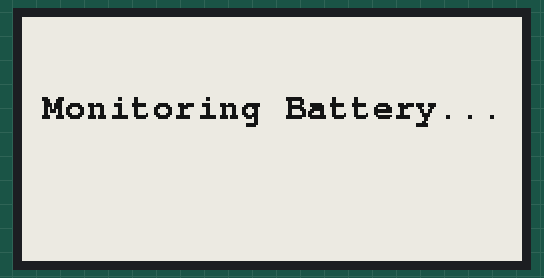
This sketch was run on a simulated ESP8266 (NodeMCU). On the bench: 250×122 one-colour display. What the sketch prints to the serial monitor is not drawn. At 4.5 s the program puts the board to deep sleep or switches it off; the recording ends there.

Above: at 2.3 s.

The sketch:

display.ino
```cpp
#include <GxEPD2_BW.h>       // ePaper library
#include <Fonts/FreeMonoBold9pt7b.h>  // Font library
#include <ESP8266WiFi.h>      // Required for ESP deep sleep functionality

ADC_MODE(ADC_VCC);           // Set ADC to monitor the VCC

// Define ePaper display driver and dimensions
GxEPD2_BW<GxEPD2_213_B73, GxEPD2_213_B73::HEIGHT> display(GxEPD2_213_B73(/*CS=*/15, /*DC=*/4, /*RST=*/5, /*BUSY=*/16));

const int gpioPin = 4;       // GPIO4 to control
const int adcPin = A0;       // Pin to measure voltage
const float voltageDividerRatio = 4.0;  // Adjust depending on your voltage divider
const float highThreshold = 14.0;       // Voltage threshold to stay awake
const float lowThreshold = 13.8;        // Voltage threshold to go back to deep sleep

void setup() {
  pinMode(gpioPin, OUTPUT);
  digitalWrite(gpioPin, LOW); // Start with GPIO4 off
  Serial.begin(115200);

  // Initialize the ePaper display
  display.init(115200);       // Initialize display with SPI speed
  display.setRotation(1);     // Rotate the display (if necessary)
  display.setFont(&FreeMonoBold9pt7b);  // Set the font
  display.setTextColor(GxEPD_BLACK);    // Set text color
  display.firstPage();                  // Start first page (required for GxEPD2)

  // Display a welcome message
  displayWelcomeMessage();
}

void loop() {
  float batteryVoltage = readBatteryVoltage();

  Serial.print("Battery Voltage: ");
  Serial.println(batteryVoltage);

  // Update the ePaper display with the current voltage
  displayVoltage(batteryVoltage);

  if (batteryVoltage > highThreshold) {
    Serial.println("Voltage is above 14V, staying awake...");
    digitalWrite(gpioPin, HIGH);  // Turn on GPIO4

    // Monitor the voltage every 1 second
    while (batteryVoltage > lowThreshold) {
      delay(1000);  // Wait for 1 second
      batteryVoltage = readBatteryVoltage();
      Serial.print("Monitoring Voltage: ");
      Serial.println(batteryVoltage);

      // Update the ePaper display every second
      displayVoltage(batteryVoltage);
    }

    // Once voltage falls below 13.8V, turn off GPIO4 and go back to sleep
    Serial.println("Voltage dropped below 13.8V, turning off GPIO4 and going to sleep...");
    digitalWrite(gpioPin, LOW);
    goToDeepSleep();
  } else {
    Serial.println("Voltage is below 14V, going to deep sleep...");
    goToDeepSleep();
  }
}

float readBatteryVoltage() {
  int analogValue = analogRead(adcPin);  // Read from A0 pin
  float voltage = (analogValue / 1024.0) * 3.3 * voltageDividerRatio;  // Convert ADC reading to voltage
  return voltage;
}

void displayVoltage(float voltage) {
  display.firstPage();  // Start ePaper display refresh
  do {
    display.fillScreen(GxEPD_WHITE);  // Clear the screen

    // Print voltage information
    display.setCursor(10, 50);        // Set cursor position
    display.print("Voltage: ");
    display.print(voltage);
    display.println(" V");
  } while (display.nextPage());  // Complete page update
}

void displayWelcomeMessage() {
  display.firstPage();  // Start ePaper display refresh
  do {
    display.fillScreen(GxEPD_WHITE);  // Clear the screen
    display.setCursor(10, 50);        // Set cursor position
    display.println("Monitoring Battery...");
  } while (display.nextPage());  // Complete page update
}

void goToDeepSleep() {
  ESP.deepSleep(10e6);  // Sleep for 10 seconds (in microseconds)
}
```
